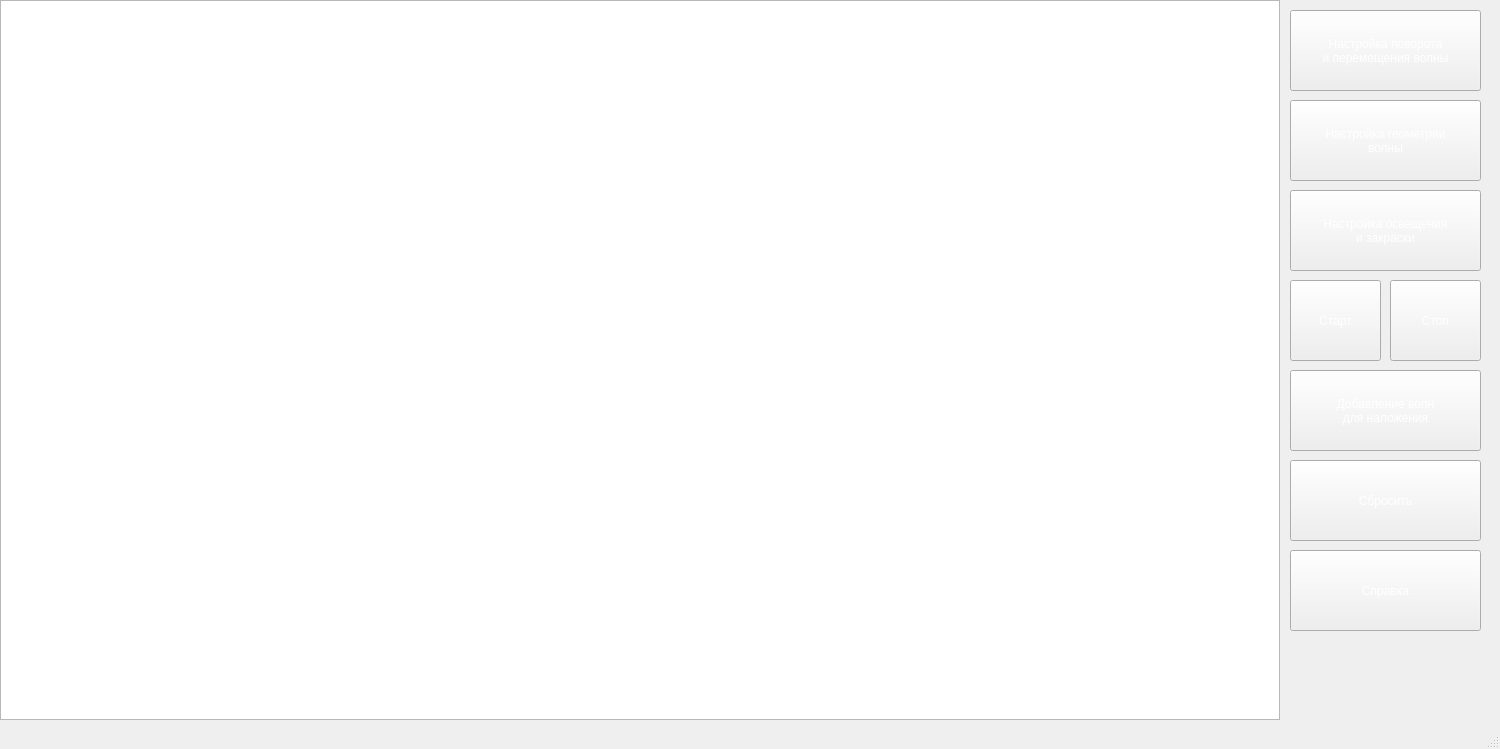
<?xml version="1.0" encoding="UTF-8"?>
<ui version="4.0">
 <class>MainWindow</class>
 <widget class="QMainWindow" name="MainWindow">
  <property name="geometry">
   <rect>
    <x>0</x>
    <y>0</y>
    <width>1500</width>
    <height>749</height>
   </rect>
  </property>
  <property name="windowTitle">
   <string>MainWindow</string>
  </property>
  <widget class="QWidget" name="centralwidget">
   <widget class="QGraphicsView" name="graph_view">
    <property name="geometry">
     <rect>
      <x>0</x>
      <y>0</y>
      <width>1280</width>
      <height>720</height>
     </rect>
    </property>
   </widget>
   <widget class="QPushButton" name="button_transform_value">
    <property name="geometry">
     <rect>
      <x>1290</x>
      <y>10</y>
      <width>191</width>
      <height>81</height>
     </rect>
    </property>
    <property name="styleSheet">
     <string notr="true">color: white;</string>
    </property>
    <property name="text">
     <string>Настройка поворота 
и перемещения волны</string>
    </property>
   </widget>
   <widget class="QPushButton" name="pushButton">
    <property name="geometry">
     <rect>
      <x>1290</x>
      <y>280</y>
      <width>91</width>
      <height>81</height>
     </rect>
    </property>
    <property name="styleSheet">
     <string notr="true">color:white;</string>
    </property>
    <property name="text">
     <string>Старт</string>
    </property>
   </widget>
   <widget class="QPushButton" name="pushButton_2">
    <property name="geometry">
     <rect>
      <x>1290</x>
      <y>190</y>
      <width>191</width>
      <height>81</height>
     </rect>
    </property>
    <property name="styleSheet">
     <string notr="true">color: white;</string>
    </property>
    <property name="text">
     <string>Настройка освещения
и закраски</string>
    </property>
   </widget>
   <widget class="QPushButton" name="button_transform_value_2">
    <property name="geometry">
     <rect>
      <x>1290</x>
      <y>100</y>
      <width>191</width>
      <height>81</height>
     </rect>
    </property>
    <property name="styleSheet">
     <string notr="true">color: white;</string>
    </property>
    <property name="text">
     <string>Настройка геометрии 
волны</string>
    </property>
   </widget>
   <widget class="QPushButton" name="pushButton_3">
    <property name="geometry">
     <rect>
      <x>1390</x>
      <y>280</y>
      <width>91</width>
      <height>81</height>
     </rect>
    </property>
    <property name="styleSheet">
     <string notr="true">color:white;</string>
    </property>
    <property name="text">
     <string>Стоп</string>
    </property>
   </widget>
   <widget class="QPushButton" name="pushButton_4">
    <property name="geometry">
     <rect>
      <x>1290</x>
      <y>370</y>
      <width>191</width>
      <height>81</height>
     </rect>
    </property>
    <property name="styleSheet">
     <string notr="true">color: white;</string>
    </property>
    <property name="text">
     <string>Добавление волн 
для наложения</string>
    </property>
   </widget>
   <widget class="QPushButton" name="pushButton_5">
    <property name="geometry">
     <rect>
      <x>1290</x>
      <y>460</y>
      <width>191</width>
      <height>81</height>
     </rect>
    </property>
    <property name="styleSheet">
     <string notr="true">color: white;</string>
    </property>
    <property name="text">
     <string>Сбросить</string>
    </property>
   </widget>
   <widget class="QPushButton" name="pushButton_7">
    <property name="geometry">
     <rect>
      <x>1290</x>
      <y>550</y>
      <width>191</width>
      <height>81</height>
     </rect>
    </property>
    <property name="styleSheet">
     <string notr="true">color: white;</string>
    </property>
    <property name="text">
     <string>Справка</string>
    </property>
   </widget>
  </widget>
  <widget class="QMenuBar" name="menubar">
   <property name="geometry">
    <rect>
     <x>0</x>
     <y>0</y>
     <width>1500</width>
     <height>21</height>
    </rect>
   </property>
  </widget>
  <widget class="QStatusBar" name="statusbar"/>
 </widget>
 <resources/>
 <connections/>
</ui>
